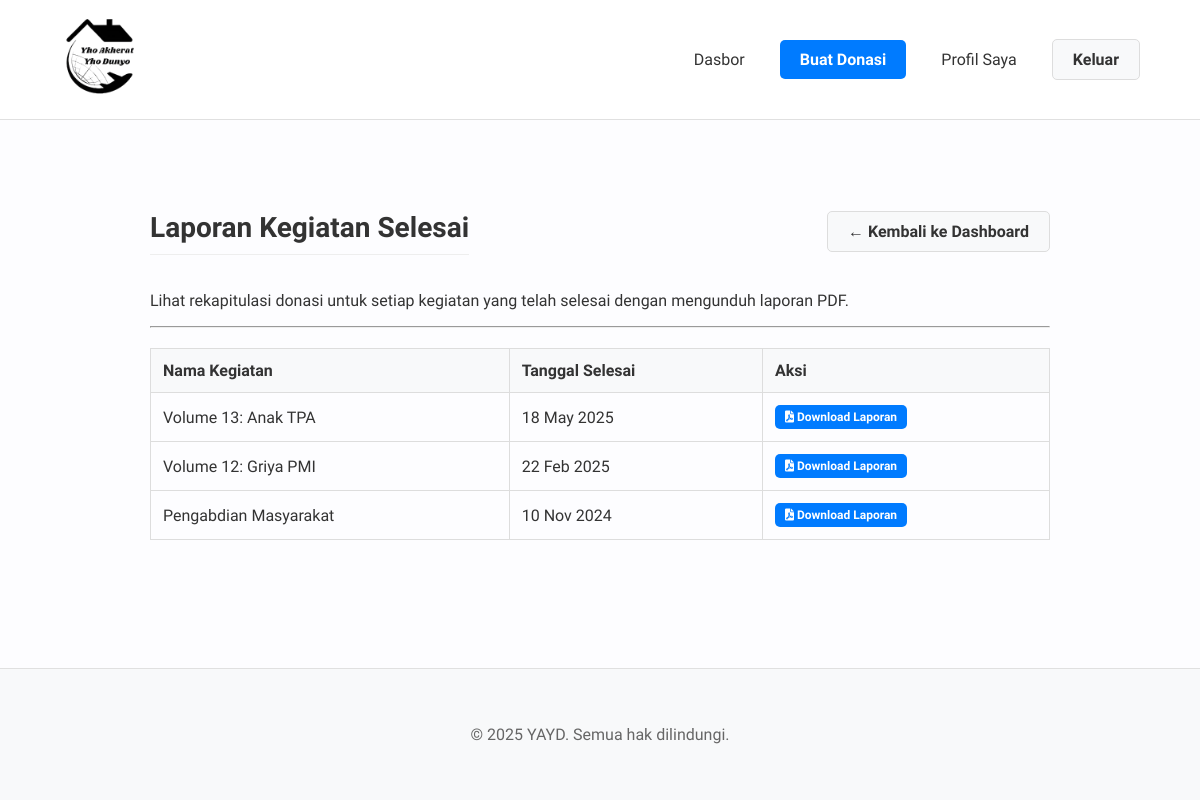
The app's page /donatur/laporan.php (signed in) with its own data.
### tables this page shows
CREATE TABLE `kegiatan` (
  `id_kegiatan` INT AUTO_INCREMENT PRIMARY KEY,
  `nama_kegiatan` VARCHAR(255) NOT NULL,
  `deskripsi` TEXT NOT NULL,
  `tanggal_mulai` DATETIME NOT NULL,
  `tanggal_selesai` DATETIME NULL,
  `lokasi` VARCHAR(255) NOT NULL,
  `status` ENUM('Akan Datang', 'Berjalan', 'Selesai', 'Dibatalkan') NOT NULL,
  `dokumentasi` VARCHAR(255) NULL DEFAULT NULL COMMENT 'Path ke file gambar/dokumentasi',
  `created_at` TIMESTAMP NULL DEFAULT CURRENT_TIMESTAMP
);

### donatur/laporan.php (called while the page is built, shortened)
<?php
require_once '../views/donatur/laporan.php';
?>

### views/donatur/laporan.php (the view)
<?php
require_once realpath(__DIR__ . '/../../config/database.php');
require_once realpath(__DIR__ . '/../templates/header.php');
$query = "SELECT * FROM kegiatan WHERE status = 'Selesai' ORDER BY tanggal_selesai DESC";
$result = mysqli_query($koneksi, $query);
?>
<div class="container dashboard-container">
    <section class="dashboard-section">
        <div style="display: flex; justify-content: space-between; align-items: center;">
            <h2>Laporan Kegiatan Selesai</h2>
            <a href="<?= BASE_URL ?>/donatur/index.php" class="btn btn-secondary">&larr; Kembali ke Dashboard</a>
        </div>
        <p>Lihat rekapitulasi donasi untuk setiap kegiatan yang telah selesai dengan mengunduh laporan PDF.</p>
        <hr>
        <table class="table-data">
            <thead>
                <tr>
                    <th>Nama Kegiatan</th>
                    <th>Tanggal Selesai</th>
                    <th>Aksi</th>
                </tr>
            </thead>
            <tbody>
                <?php if (mysqli_num_rows($result) > 0): ?>
                    <?php while($kegiatan = mysqli_fetch_assoc($result)): ?>
                    <tr>
                        <td><?= htmlspecialchars($kegiatan['nama_kegiatan']) ?></td>
                        <td><?= date('d M Y', strtotime($kegiatan['tanggal_selesai'])) ?></td>
                        <td>
                            <a href="../controllers/LaporanController.php?action=generate_pdf&kegiatan_id=<?= $kegiatan['id_kegiatan'] ?>" class="btn btn-primary btn-sm" target="_blank">
                                <i class="fa fa-file-pdf"></i> Download Laporan
                            </a>
                        </td>
                    </tr>
                    <?php endwhile; ?>
                <?php else: ?>
                    <tr>
                        <td colspan="3" style="text-align: center;">Belum ada laporan kegiatan yang tersedia.</td>
                    </tr>
                <?php endif; ?>
            </tbody>
        </table>
    </section>
</div>
<?php
require_once realpath(__DIR__ . '/../templates/footer.php');
?>

### assets/css/style.css (style rules this page uses)
body, html { margin: 0; padding: 0; font-family: 'Plus Jakarta Sans', 'Segoe UI', Tahoma, Geneva, Verdana, sans-serif; background-color: #fdfdff; color: #333; height: 100%; }
body { display: flex; flex-direction: column; min-height: 100vh; }
.container { width: 90%; max-width: 1200px; margin: auto; }
.btn { padding: 10px 20px; border-radius: 5px; text-decoration: none; font-weight: bold; display: inline-block; }
.btn-primary { background-color: #007bff; color: #fff; }
.btn-secondary { background-color: #f8f9fa; color: #333; border: 1px solid #ddd; }
.dashboard-container { max-width: 900px; margin: 40px auto; padding: 0 20px; }
.dashboard-section { margin-bottom: 60px; }
.dashboard-section h2 { font-size: 28px; margin-bottom: 20px; border-bottom: 1px solid #eee; padding-bottom: 10px; }
.table-data { width: 100%; border-collapse: collapse; margin-top: 20px; }
.table-data th, .table-data td { padding: 12px; border: 1px solid #ddd; text-align: left; }
.table-data thead { background-color: #f8f9fa; }
.table-data .btn-sm { padding: 5px 10px; font-size: 12px; }

### records on screen
kegiatan: nama_kegiatan "Volume 13: Anak TPA", tanggal_selesai "18 May 2025"
kegiatan: nama_kegiatan "Volume 12: Griya PMI", tanggal_selesai "22 Feb 2025"
kegiatan: nama_kegiatan "Pengabdian Masyarakat", tanggal_selesai "10 Nov 2024"
